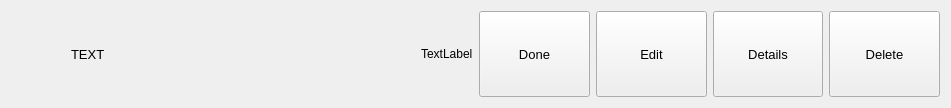
<?xml version="1.0" encoding="UTF-8"?>
<ui version="4.0">
 <class>TaskItemWidget</class>
 <widget class="QWidget" name="TaskItemWidget">
  <property name="geometry">
   <rect>
    <x>0</x>
    <y>0</y>
    <width>951</width>
    <height>108</height>
   </rect>
  </property>
  <property name="windowTitle">
   <string>Form</string>
  </property>
  <property name="styleSheet">
   <string notr="true"/>
  </property>
  <layout class="QHBoxLayout" name="horizontalLayout_5">
   <item>
    <layout class="QHBoxLayout" name="mainLayout">
     <item>
      <layout class="QHBoxLayout" name="horizontalLayout_2">
       <item>
        <widget class="QLabel" name="labelPriority">
         <property name="minimumSize">
          <size>
           <width>24</width>
           <height>24</height>
          </size>
         </property>
         <property name="maximumSize">
          <size>
           <width>24</width>
           <height>24</height>
          </size>
         </property>
         <property name="text">
          <string/>
         </property>
         <property name="pixmap">
          <pixmap>:/todoApp/resources/icons/priority_low.png</pixmap>
         </property>
         <property name="scaledContents">
          <bool>true</bool>
         </property>
        </widget>
       </item>
       <item>
        <widget class="QLabel" name="labelCheck">
         <property name="sizePolicy">
          <sizepolicy hsizetype="Preferred" vsizetype="Preferred">
           <horstretch>0</horstretch>
           <verstretch>0</verstretch>
          </sizepolicy>
         </property>
         <property name="minimumSize">
          <size>
           <width>24</width>
           <height>24</height>
          </size>
         </property>
         <property name="maximumSize">
          <size>
           <width>24</width>
           <height>24</height>
          </size>
         </property>
         <property name="text">
          <string/>
         </property>
         <property name="pixmap">
          <pixmap>:/todoApp/resources/icons/check.png</pixmap>
         </property>
         <property name="scaledContents">
          <bool>true</bool>
         </property>
        </widget>
       </item>
       <item>
        <widget class="QLabel" name="titleLabel">
         <property name="sizePolicy">
          <sizepolicy hsizetype="Expanding" vsizetype="Preferred">
           <horstretch>0</horstretch>
           <verstretch>0</verstretch>
          </sizepolicy>
         </property>
         <property name="font">
          <font>
           <pointsize>10</pointsize>
          </font>
         </property>
         <property name="text">
          <string>TEXT</string>
         </property>
         <property name="alignment">
          <set>Qt::AlignmentFlag::AlignLeading|Qt::AlignmentFlag::AlignLeft|Qt::AlignmentFlag::AlignVCenter</set>
         </property>
         <property name="wordWrap">
          <bool>false</bool>
         </property>
        </widget>
       </item>
       <item>
        <widget class="QLabel" name="labelDeadline">
         <property name="text">
          <string>TextLabel</string>
         </property>
        </widget>
       </item>
      </layout>
     </item>
     <item>
      <widget class="QWidget" name="bttnContainer" native="true">
       <layout class="QHBoxLayout" name="horizontalLayout_3">
        <property name="leftMargin">
         <number>0</number>
        </property>
        <property name="topMargin">
         <number>0</number>
        </property>
        <property name="rightMargin">
         <number>0</number>
        </property>
        <property name="bottomMargin">
         <number>0</number>
        </property>
        <item>
         <layout class="QHBoxLayout" name="btnLayout">
          <item>
           <widget class="QPushButton" name="doneButton">
            <property name="sizePolicy">
             <sizepolicy hsizetype="Expanding" vsizetype="Preferred">
              <horstretch>0</horstretch>
              <verstretch>0</verstretch>
             </sizepolicy>
            </property>
            <property name="font">
             <font>
              <pointsize>10</pointsize>
             </font>
            </property>
            <property name="text">
             <string>Done</string>
            </property>
            <property name="flat">
             <bool>false</bool>
            </property>
           </widget>
          </item>
          <item>
           <widget class="QPushButton" name="editButton">
            <property name="sizePolicy">
             <sizepolicy hsizetype="Expanding" vsizetype="Preferred">
              <horstretch>0</horstretch>
              <verstretch>0</verstretch>
             </sizepolicy>
            </property>
            <property name="font">
             <font>
              <pointsize>10</pointsize>
             </font>
            </property>
            <property name="text">
             <string>Edit</string>
            </property>
            <property name="flat">
             <bool>false</bool>
            </property>
           </widget>
          </item>
          <item>
           <widget class="QPushButton" name="detailsButton">
            <property name="sizePolicy">
             <sizepolicy hsizetype="Expanding" vsizetype="Preferred">
              <horstretch>0</horstretch>
              <verstretch>0</verstretch>
             </sizepolicy>
            </property>
            <property name="font">
             <font>
              <pointsize>10</pointsize>
             </font>
            </property>
            <property name="text">
             <string>Details</string>
            </property>
            <property name="flat">
             <bool>false</bool>
            </property>
           </widget>
          </item>
          <item>
           <widget class="QPushButton" name="deleteButton">
            <property name="sizePolicy">
             <sizepolicy hsizetype="Expanding" vsizetype="Preferred">
              <horstretch>0</horstretch>
              <verstretch>0</verstretch>
             </sizepolicy>
            </property>
            <property name="font">
             <font>
              <pointsize>10</pointsize>
             </font>
            </property>
            <property name="text">
             <string>Delete</string>
            </property>
           </widget>
          </item>
         </layout>
        </item>
       </layout>
      </widget>
     </item>
    </layout>
   </item>
  </layout>
 </widget>
 <resources/>
 <connections/>
</ui>
